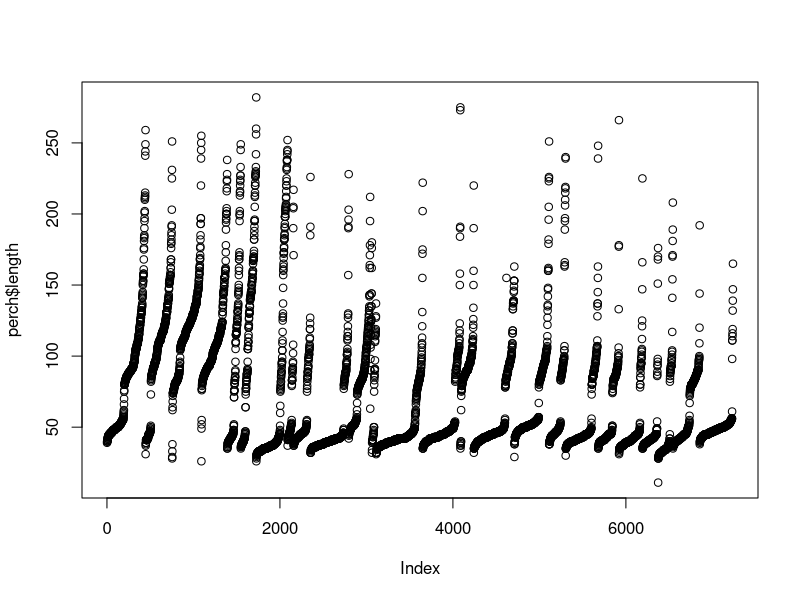
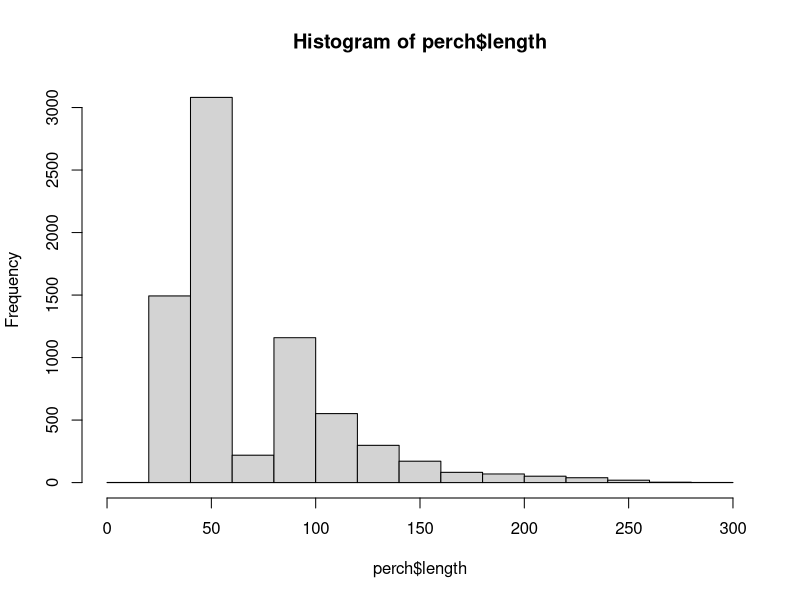
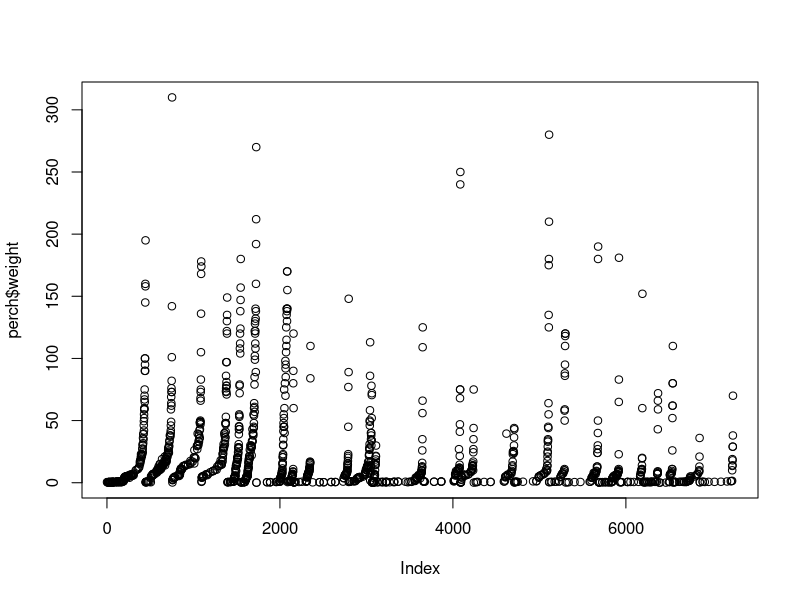
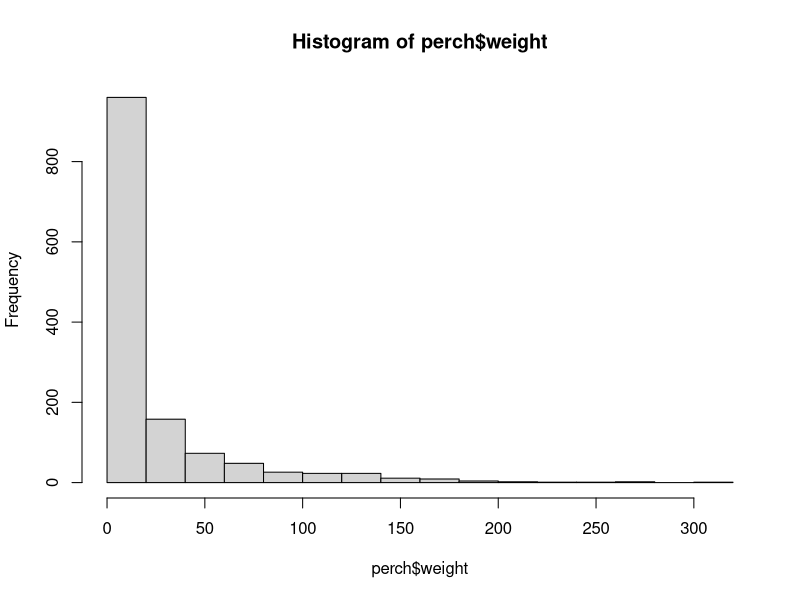

The R script that drew these images, in order:
## ---- chunk 1
# If you don't yet have tidyverse run:
# install.packages("tidyverse")
library(tidyverse)

# We will require this package to handle some dates in this dataset
# install.packages("lubridate")
library(lubridate)

# We will use this package to load premade ggplot themes (more below)
# install.packages("ggthemes")
library(ggthemes)

# We will use this one to do multipanel plots 
# install.packages("gridExtra")
library(gridExtra)

## ---- chunk 2
perch <- read.csv("data/YPerchTL.csv")

# To make things faster just run these lines:
perch$sampledate <- mdy(perch$sampledate)

perch <- perch %>%
  select(-lakeid) %>%
  select(-spname) %>% 
  select(-year4) %>% 
  mutate(year = year(sampledate))

# We just assigned as data 'sampledate' and removed unnecessary columns
# STEP 1, did it load correctly?
head(perch)

# STEP 2: Are the data types right?
sapply(perch, class)

# STEP 3: Check for missing or impossible values
range(perch$sampledate)

range(perch$year)

range(perch$length)
plot(perch$length)
hist(perch$length)

range(perch$weight)
# here there are tons of NAs that make this function's output not make much sense
range(perch$weight, na.rm = T) # Solve using 'na.rm'
plot(perch$weight)
hist(perch$weight)

# STEP 4: Factor levels
levels(perch$gearid)

# Seems allright
## ---- chunk 3
# This plot should present the weight over time, perhaps sample date such as this one:
a <- ggplot(perch, aes(x=sampledate, y=weight)) + 
  geom_point()

## ---- chunk 4
# This plot should present the weight by gear type, such as this one:
a <- ggplot(perch, aes(x=gearid, y=weight)) +
  geom_boxplot()

